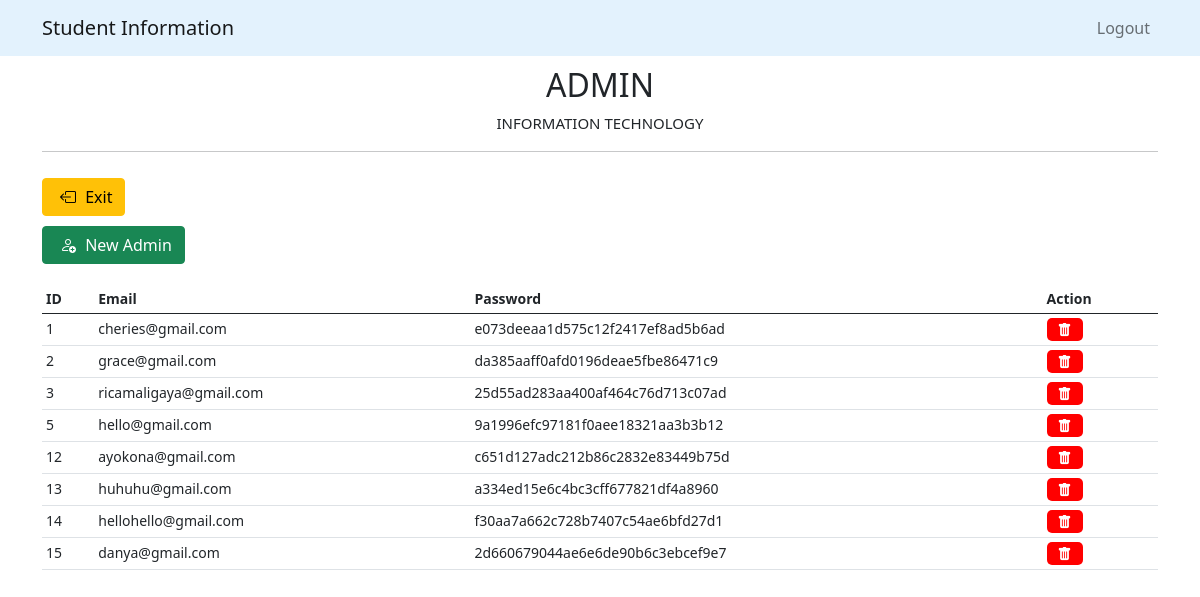
/admin/admin.php, run on the app's committed database.
### tables this page shows
CREATE TABLE `insert_admin` (
  `id` int(255) NOT NULL,
  `email` varchar(255) NOT NULL,
  `pass` varchar(255) NOT NULL
);

### admin/admin.php (the view, shortened to what this page needs)
<?php
include 'connection.php';
?>
<!DOCTYPE html>
<html lang="en">
<head>
    <link href="https://cdn.jsdelivr.net/npm/bootstrap@5.0.2/dist/css/bootstrap.min.css" rel="stylesheet"
>
    <link rel="stylesheet" href="https://cdn.jsdelivr.net/npm/bootstrap-icons@1.10.5/font/bootstrap-icons.css">
</head>
<body>
  <header>
    <nav class="navbar navbar-expand-lg navbar-light " style="background-color: #e3f2fd;">
      <div class="container">
          <a class="navbar-brand" href="#">Student Information</a>
            <div class="collapse navbar-collapse justify-content-end" id="navbarNav">
              <ul class="navbar-nav">
                <li class="nav-item">
                  <a class="nav-link" href="home.php">Logout</a>
                </li>
              </ul>
        </div>
      </div>
    </nav>
  </header>
    <div class="container mb-5">
        <h2 class="title">ADMIN</h2>
       <p class="it-section">INFORMATION TECHNOLOGY</p>
       <hr>
        <a class="btn btn-warning exit" href="it3a.php" role="button">
        <i class="bi bi-box-arrow-left"></i> Exit</a>
        <a class="btn btn-success" href="new_admin.php" role="button">
        <i class="bi bi-person-add"></i> New Admin</a>
        <div class="table-responsive">
        <table class="table table-hover table-sm">
            <thead class="thead-dark">
                <tr>
                    <th scope="col">ID</th>
                    <th scope="col">Email</th>
                    <th scope="col">Password</th>
                    <th scope="col">Action</th>
                </tr>
            </thead>
            <tbody>
            <?php
            $sql = "SELECT * FROM insert_admin";
            $result = mysqli_query($con, $sql);
            if($result) {
              while($row = mysqli_fetch_assoc($result)){
                echo "  <tr>
                <td>$row[id]</td>
                <td>$row[email]</td>
                <td>$row[pass]</td>
                <td>
                  <button class='delete-btn'>
                  <a href='delete.php?id=$row[id]'>
                  <i class='bi bi-trash-fill'></i>
                  </a> </button>
                </td>
            </tr>
                ";
            }
          }
            ?>
            </tbody>
        </table>
    </div>
        </div>
</body>
</html>

### admin/admin.php (style rules this page uses)
.btn { margin-top: 10px; }
a { text-decoration: none; color: white; }
.title { margin-top:10px; text-align: center; }
.it-section { font-size: 15px; text-align: center; }
th { font-size: 14px; }
td { font-size: 14px; }
table { margin-top:20px; }
i { color: black; padding: 5px; }
button { background: lightgreen; border: none; border-radius: 5px; }
.delete-btn { background: red; border: none; border-radius: 5px; }
.delete-btn i { color: white; }
.bi-person-add { color: white; }
.exit { margin-right: 890px; }

### data on the page
insert_admin: id "1", email "cheries@gmail.com", pass "e073deeaa1d575c12f2417ef8ad5b6ad"
insert_admin: id "2", email "grace@gmail.com", pass "da385aaff0afd0196deae5fbe86471c9"
insert_admin: id "3", email "ricamaligaya@gmail.com", pass "25d55ad283aa400af464c76d713c07ad"
insert_admin: id "5", email "hello@gmail.com", pass "9a1996efc97181f0aee18321aa3b3b12"
insert_admin: id "12", email "ayokona@gmail.com", pass "c651d127adc212b86c2832e83449b75d"
insert_admin: id "13", email "huhuhu@gmail.com", pass "a334ed15e6c4bc3cff677821df4a8960"
insert_admin: id "14", email "hellohello@gmail.com", pass "f30aa7a662c728b7407c54ae6bfd27d1"
insert_admin: id "15", email "danya@gmail.com", pass "2d660679044ae6e6de90b6c3ebcef9e7"
